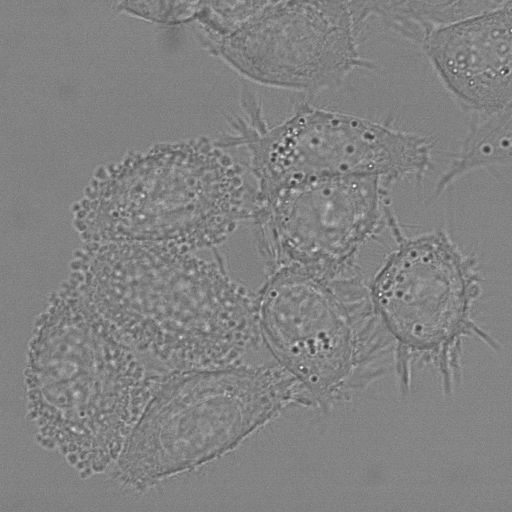
#> input picture t000.tif, 512 x 512 px
$ python Fluo.py t000.tif
#> lines starting #> are read from the running program, lines starting #| are printed output that depends on the picture; after the words box and inside, x2 and y2 are one past the last pixel; in counts of white or black regions, pixels touching at a corner belong together
### utilis.py
import cv2 as cv
import numpy as np
import matplotlib.pyplot as plt
from skimage.future import graph
from sklearn.cluster import MeanShift, estimate_bandwidth
from skimage import color
import os
import math
from random import randint

colors = {
    "red"   : (255,0, 0),
    "green" : (0,255,0),
    "blue"  : (0,0,255)
}

# [97 lines left out: functions crop, aggregate, set_label, plot_three_images, not called in this run]

def plot_two(figure_title, image1, label1, image2, label2):
    # Display the first image
    fig = plt.figure()
    fig.suptitle(figure_title)

    fig.add_subplot(1, 2, 1)
    plt.imshow(image1)
    plt.axis('off')
    plt.title(label1)

    # Display the second image
    fig.add_subplot(1, 2, 2)
    plt.imshow(image2)
    plt.axis('off')
    plt.title(label2)

    plt.show()

# [87 lines left out: functions plot_four_images, weight_mean_color, merge_mean_color, pathname, sharpen, not called in this run]

def stretch(image):
    minVal = np.amin(image)
    maxVal = np.amax(image)

    mod = 255.0/(maxVal-minVal)

    table = np.array( [(x-minVal)*mod for x in range(256)] )

    draw = cv.LUT(image, table)

    draw = np.uint8(draw)

    return draw, minVal, maxVal

def show_image(img, title):
    plt.imshow(img)
    plt.axis('off')
    plt.title(title)
    plt.show()

# [154 lines left out: functions aggregate, displacement, otsuThreshold, hMaxima, FindIntensity, ContrastStretching and 6 more, not called in this run]

### Fluo.py
import matplotlib.pyplot as plt
import matplotlib.image as mpimg
import cv2 as cv

from PIL import Image
import argparse

from utilis import *

def otsuThreshold(img, start, end):
    blur = cv.GaussianBlur(img,(5,5),0)
    # mask = cv.adaptiveThreshold(blur, 255, cv.ADAPTIVE_THRESH_MEAN_C,\
    #         cv.THRESH_BINARY,11,2)

    _, mask = cv.threshold(blur, 0, 255, cv.THRESH_BINARY+cv.THRESH_OTSU)

    return mask

def preprocess_image(img):
    img, minVal, maxVal = stretch(img)
    mask = otsuThreshold(img, maxVal, maxVal)

    # print(f"minVal: {minVal}, maxVal: {maxVal}, difference: {maxVal - minVal}")

    return mask, img

if __name__ == "__main__":
    parser = argparse.ArgumentParser(description='stretching')
    parser.add_argument('file', type=str, nargs=1, help='Path to file')

    args = parser.parse_args()
    filename = args.file[0]

    img = cv.imread(filename, cv.IMREAD_GRAYSCALE)
#> img is the input picture: shape (512, 512); min 47, max 255, mean 130

    show_image(img, "Original")

    mask, img = preprocess_image(img)
#> in stretch, `minVal = np.amin(image)`: minVal = 47
#> in stretch, `maxVal = np.amax(image)`: maxVal = 255
#> in stretch, `mod = 255.0/(maxVal-minVal)`: mod = 1.23
#> in stretch, `table = np.array( [(x-minVal)*mod for x in range(256)] )`: table = 256 values from -57.62 to 255
#> in stretch, `draw = cv.LUT(image, table)`:
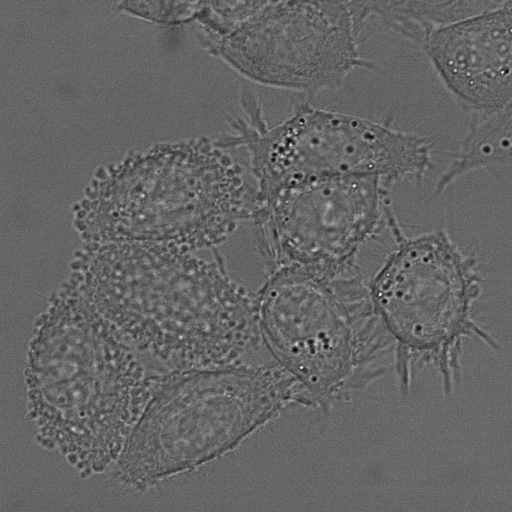
#> draw: shape (512, 512) float64; min 0, max 255, mean 101.8; drawn with min black and max white
#> in preprocess_image, `img, minVal, maxVal = stretch(img)`: minVal = 47; maxVal = 255
#> in otsuThreshold, `_, mask = cv.threshold(blur, 0, 255, cv.THRESH_BINARY+cv.THRESH_OTSU)`:
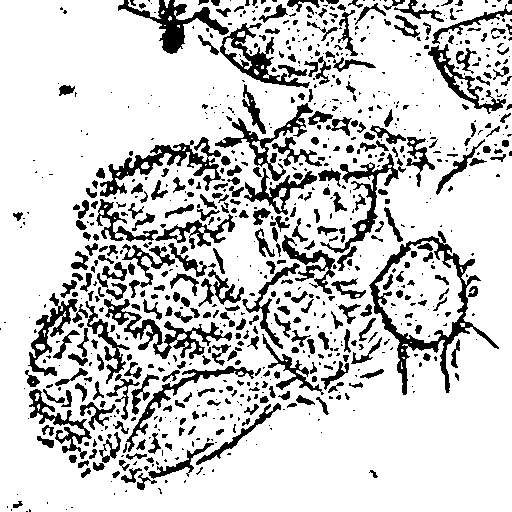
#> mask: shape (512, 512); 80.6% white; 842 black regions (489 under 20 px), largest, box (x1, y1, x2, y2) and area: (369, 231, 499, 395) 3077, (100, 137, 225, 197) 1889, (104, 299, 232, 359) 1783

    plot_two("Mask", img, "Original", mask, "Mask")
#> in plot_two, `plt.show()`:
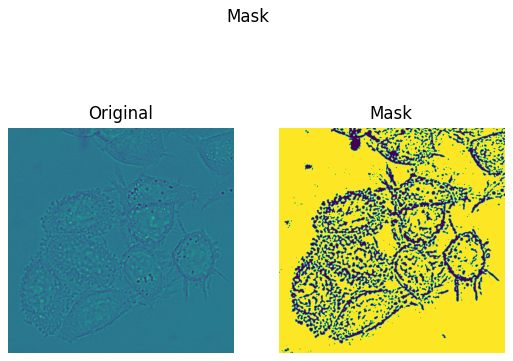
#> figure drawn by matplotlib, 2 panels
